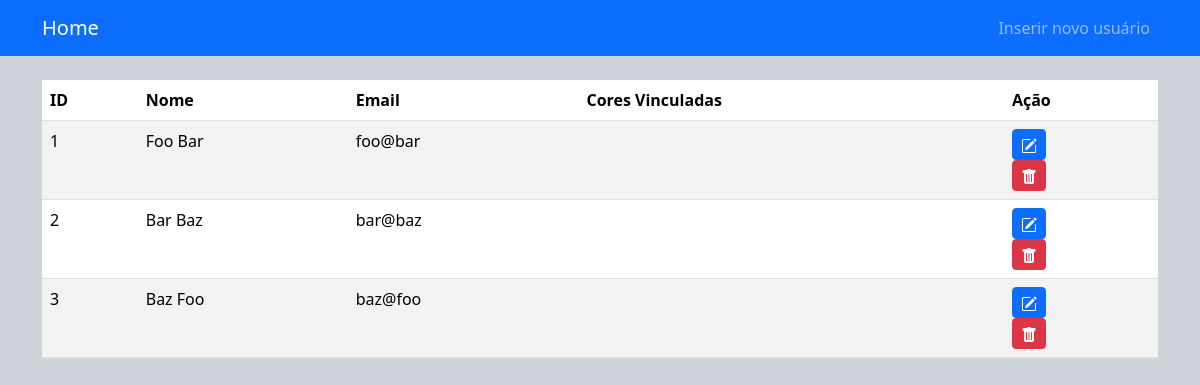
/, run on an earlier commit of the app's database.
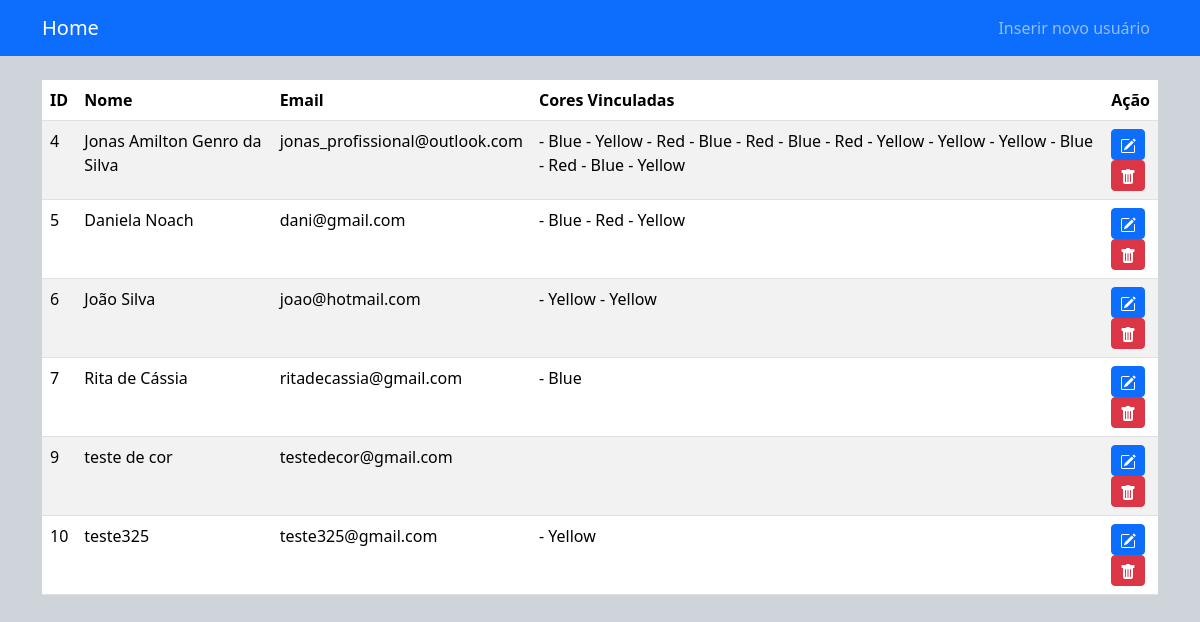
And on a later commit of the database.
### tables this page shows
CREATE TABLE users(
    id INTEGER PRIMARY KEY,
    name varchar(100) NOT NULL,
    email varchar(100) NOT NULL
);

### connection.php (called while the page is built, shortened)
<?php
class Connection
{
    private $databaseFile;
    private $connection;
    public function __construct()
    {
        $this->databaseFile = realpath(__DIR__ . "/database/db.sqlite");
    }
    private function connect()
    {
        return $this->connection = new PDO("sqlite:{$this->databaseFile}");
    }
    public function getConnection()
    {
        return $this->connection ?: $this->connect();
    }
    public function prepare($query)
    {
        return $this->getConnection()->prepare($query);
    }
}

### models/User.php (called while the page is built, shortened)
<?php
require_once './connection.php';
class User
{
    public function getUsers()
    {
        try {
            $connection = new Connection();
            $query = "SELECT * FROM users";
            $result = $connection->getConnection()->query($query);
            $result->setFetchMode(PDO::FETCH_INTO, new stdClass);
            return $result;
        } catch (PDOException $e) {
            echo "Erro ao executar a consulta: " . $e->getMessage();
            return false;
        }
    }
}

### models/Color.php (called while the page is built, shortened)
<?php
require_once './connection.php';
class Color
{
    public function getColorsByIdUser($id)
    {
        try {
            $connection = new Connection();
            $query = "
            SELECT colors.name
            FROM user_colors
            INNER JOIN colors ON user_colors.color_id = colors.id
            WHERE user_colors.user_id = :id
        ";
            $statement = $connection->prepare($query);
            $statement->bindParam(':id', $id, PDO::PARAM_INT);
            $statement->execute();
            $colors = $statement->fetchAll(PDO::FETCH_ASSOC);
            $result = '';
            foreach ($colors as $color) {
                $result = $result . ' - ' . $color['name'];
            }
            return $result;
        } catch (PDOException $e) {
            echo "Erro ao executar a consulta: " . $e->getMessage();
            return false;
        }
    }
}

### index.php (the view, shortened to what this page needs)
<?php
require './routes.php';
include_once('./models/Color.php');
include_once('./models/User.php');
$modelColor = new Color();
$modelUser = new User();
?>
<?php
include_once("./layouts/_header.php");
?>
<div class="container mt-4">
    <table class="table table-striped">
        <thead>
            <tr>
                <th scope="col">ID</th>
                <th scope="col">Nome</th>
                <th scope="col">Email</th>
                <th scope="col">Cores Vinculadas</th>
                <th scope="col">Ação</th>
            </tr>
        </thead>
        <tbody>
            <?php foreach ($modelUser->getUsers() as $user) : ?>
            <tr>
                <td><?= $user->id; ?></td>
                <td><?= $user->name; ?></td>
                <td><?= $user->email; ?></td>
                <td><?= $modelColor->getColorsByIdUser($user->id); ?></td>
                <td>
                    <form action="/pages/editar.php" method="post">
                        <button type="submit" class="btn btn-primary btn-sm">
                        </button>
                    </form>
                    <a href="index.php?action=delete&id=<?= $user->id; ?>" class="btn btn-danger btn-sm">
                    </a>
                </td>
            </tr>
            <?php endforeach; ?>
        </tbody>
    </table>
</div>
</body>
</html>

What changed in the data, as far as the page shows it:
removed users: id "1", name "Foo Bar", email "foo@bar"
removed users: id "2", name "Bar Baz", email "bar@baz"
removed users: id "3", name "Baz Foo", email "baz@foo"
added users: id "4", name "Jonas Amilton Genro da Silva", email "jonas_profissional@outlook.com", id "- Blue - Yellow - Red - Blue - Red - Blue - Red - Yellow - Yellow - Yellow - Blue - Red - Blue - Yellow"
added users: id "5", name "Daniela Noach", email "dani@gmail.com", id "- Blue - Red - Yellow"
added users: id "6", name "João Silva", email "joao@hotmail.com", id "- Yellow - Yellow"
added users: id "7", name "Rita de Cássia", email "ritadecassia@gmail.com", id "- Blue"
added users: id "9", name "teste de cor", email "testedecor@gmail.com"
added users: id "10", name "teste325", email "teste325@gmail.com", id "- Yellow"
